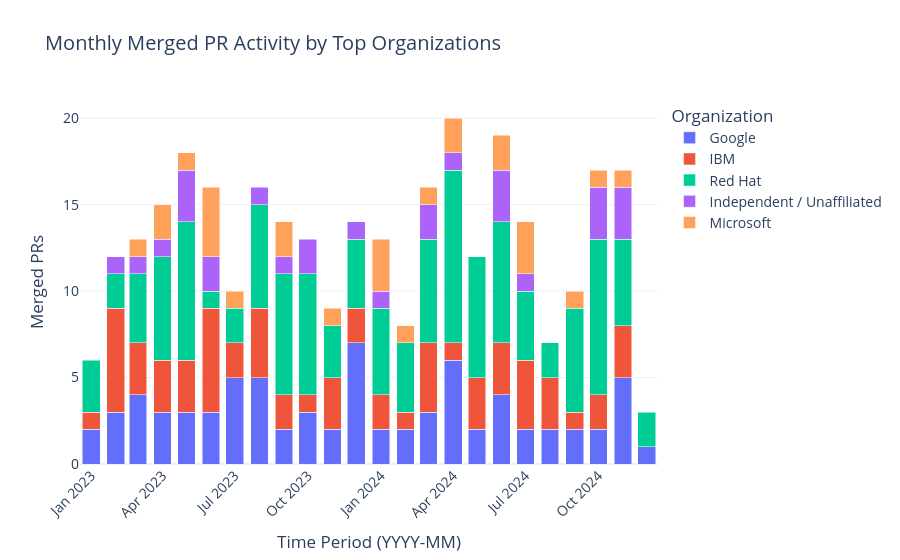

Notebook cell for this chart:
### Markdown cell above
## 3. Monthly Merged PR Activity by Organization

Time-series breakdown tracking the monthly volume of merged pull requests across top organizations.

### Code cell
merged_df = df[df["is_merged"]].copy()
merged_df["year_month"] = merged_df["merged_at"].dt.to_period("M").astype(str)

top_org_names = set(top_orgs["organization"])
merged_df_top = merged_df[merged_df["organization"].isin(top_org_names)]

time_org_grouped = merged_df_top.groupby(["year_month", "organization"]).size().reset_index(name="merged_count")

fig_time = px.bar(
    time_org_grouped,
    x="year_month",
    y="merged_count",
    color="organization",
    title="Monthly Merged PR Activity by Top Organizations",
    labels={"year_month": "Month", "merged_count": "Merged PRs", "organization": "Organization"},
    template="plotly_white",
    barmode="stack"
)

fig_time.update_layout(
    xaxis_title="Time Period (YYYY-MM)",
    yaxis_title="Merged PRs",
    font=dict(size=14),
    xaxis=dict(tickangle=-45)
)

fig_time.show()

### Figure 1 — Plotly figure (JSON) as saved in the notebook; plotly's stock layout.template omitted (floating-point values rounded to 4 significant figures)
{"data": [{"hovertemplate": "Organization=Google<br>Month=%{x}<br>Merged PRs=%{y}<extra></extra>", "legendgroup": "Google", "marker": {"color": "#636efa", "pattern": {"shape": ""}}, "name": "Google", "orientation": "v", "showlegend": true, "textposition": "auto", "type": "bar", "x": ["2023-01", "2023-02", "2023-03", "2023-04", "2023-05", "2023-06", "2023-07", "2023-08", "2023-09", "2023-10", "2023-11", "2023-12", "2024-01", "2024-02", "2024-03", "2024-04", "2024-05", "2024-06", "2024-07", "2024-08", "2024-09", "2024-10", "2024-11", "2024-12"], "xaxis": "x", "y": [2, 3, 4, 3, 3, 3, 5, 5, 2, 3, 2, 7, 2, 2, 3, 6, 2, 4, 2, 2, 2, 2, 5, 1], "yaxis": "y"}, {"hovertemplate": "Organization=IBM<br>Month=%{x}<br>Merged PRs=%{y}<extra></extra>", "legendgroup": "IBM", "marker": {"color": "#EF553B", "pattern": {"shape": ""}}, "name": "IBM", "orientation": "v", "showlegend": true, "textposition": "auto", "type": "bar", "x": ["2023-01", "2023-02", "2023-03", "2023-04", "2023-05", "2023-06", "2023-07", "2023-08", "2023-09", "2023-10", "2023-11", "2023-12", "2024-01", "2024-02", "2024-03", "2024-04", "2024-05", "2024-06", "2024-07", "2024-08", "2024-09", "2024-10", "2024-11"], "xaxis": "x", "y": [1, 6, 3, 3, 3, 6, 2, 4, 2, 1, 3, 2, 2, 1, 4, 1, 3, 3, 4, 3, 1, 2, 3], "yaxis": "y"}, {"hovertemplate": "Organization=Red Hat<br>Month=%{x}<br>Merged PRs=%{y}<extra></extra>", "legendgroup": "Red Hat", "marker": {"color": "#00cc96", "pattern": {"shape": ""}}, "name": "Red Hat", "orientation": "v", "showlegend": true, "textposition": "auto", "type": "bar", "x": ["2023-01", "2023-02", "2023-03", "2023-04", "2023-05", "2023-06", "2023-07", "2023-08", "2023-09", "2023-10", "2023-11", "2023-12", "2024-01", "2024-02", "2024-03", "2024-04", "2024-05", "2024-06", "2024-07", "2024-08", "2024-09", "2024-10", "2024-11", "2024-12"], "xaxis": "x", "y": [3, 2, 4, 6, 8, 1, 2, 6, 7, 7, 3, 4, 5, 4, 6, 10, 7, 7, 4, 2, 6, 9, 5, 2], "yaxis": "y"}, {"hovertemplate": "Organization=Independent / Unaffiliated<br>Month=%{x}<br>Merged PRs=%{y}<extra></extra>", "legendgroup": "Independent / Unaffiliated", "marker": {"color": "#ab63fa", "pattern": {"shape": ""}}, "name": "Independent / Unaffiliated", "orientation": "v", "showlegend": true, "textposition": "auto", "type": "bar", "x": ["2023-02", "2023-03", "2023-04", "2023-05", "2023-06", "2023-08", "2023-09", "2023-10", "2023-12", "2024-01", "2024-03", "2024-04", "2024-06", "2024-07", "2024-10", "2024-11"], "xaxis": "x", "y": [1, 1, 1, 3, 2, 1, 1, 2, 1, 1, 2, 1, 3, 1, 3, 3], "yaxis": "y"}, {"hovertemplate": "Organization=Microsoft<br>Month=%{x}<br>Merged PRs=%{y}<extra></extra>", "legendgroup": "Microsoft", "marker": {"color": "#FFA15A", "pattern": {"shape": ""}}, "name": "Microsoft", "orientation": "v", "showlegend": true, "textposition": "auto", "type": "bar", "x": ["2023-03", "2023-04", "2023-05", "2023-06", "2023-07", "2023-09", "2023-11", "2024-01", "2024-02", "2024-03", "2024-04", "2024-06", "2024-07", "2024-09", "2024-10", "2024-11"], "xaxis": "x", "y": [1, 2, 1, 4, 1, 2, 1, 3, 1, 1, 2, 2, 3, 1, 1, 1], "yaxis": "y"}], "layout": {"barmode": "stack", "font": {"size": 14}, "legend": {"title": {"text": "Organization"}, "tracegroupgap": 0}, "title": {"text": "Monthly Merged PR Activity by Top Organizations"}, "xaxis": {"anchor": "y", "domain": [0.0, 1.0], "tickangle": -45, "title": {"text": "Time Period (YYYY-MM)"}}, "yaxis": {"anchor": "x", "domain": [0.0, 1.0], "title": {"text": "Merged PRs"}}}}
